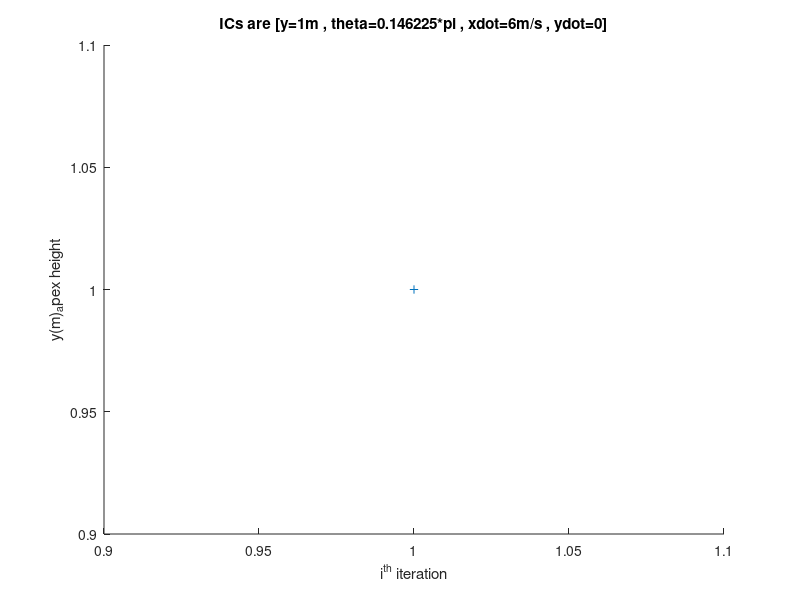

Here is the MATLAB script that generated this plot: (Note: this script raises an error after producing the figure.)
function data=poincare_map_apex(~)
%% 

g=9.81;                         %gravity acceleration 
k=20000;                       %spring constant
m=80;                          %mass
r_0=1;                         %rest length of leg
angle_of_attack=0.145*pi;%angle the model hold at beginning
%0.146225*pi

q_0=[1  angle_of_attack  6.5  0];  %initial conditions [y theta xdot ydot]

options_stance = odeset('RelTol',1e-5,'AbsTol',1e-4,'Events', @end_stance); 
options_flight_1 = odeset('RelTol',1e-5,'AbsTol',1e-4,'Events', @end_flight_1);
options_flight_2 = odeset('RelTol',1e-5,'AbsTol',1e-4,'Events', @end_flight_2);

time= 6000;
figure 
hold on 
%% 

for i=1:1000
   data(i).apex_state = [q_0(1)   angle_of_attack   q_0(3)    q_0(4)];
   %start at flight phase(terminate at touchdown event)
   [t,q,~,~,events_flight_1] =ode45(@flight_motion, [0,time] , ...
       [q_0(1)   angle_of_attack   q_0(3)    q_0(4)] , options_flight_1);
   time =time - t(end);
   q_0=[q(end,1) ,q(end,2),q(end,3),q(end,4)];
   %[From apex to touchdown]  Proceed to stance phase
   if events_flight_1 == 1
       %get initial conditions from the termination event of flight phase
       rdot_touchdown=-sin(angle_of_attack)*q_0(3)+cos(angle_of_attack)*q_0(4);
       thetadot_touchdown=(-cos(angle_of_attack)*q_0(3)-sin(angle_of_attack)*q_0(4))/r_0;
       
    [t,q,~,~,events_stance] =ode45(@stance_motion, [0,time] ,...
        [r_0  angle_of_attack  rdot_touchdown  thetadot_touchdown], options_stance);
    q_0=[ q(end,1),q(end,2),q(end,3),q(end,4)];
    time = time - t(end);
       %get initial conditions from the termination event of stance phase
       y_liftoff = r_0*cos(pi+q_0(2));
       theta_liftoff = pi+q_0(2);
       xdot_liftoff = -sin(pi+q_0(2))*q_0(3)-r_0*cos(pi+q_0(2))*q_0(4);
       ydot_liftoff = cos(pi+q_0(2))*q_0(3) - r_0*sin(pi+q_0(2))*q_0(4);
    
    %[From take-off to apex]   Proceed to flight phase(terminate at apex height)
           if events_stance == 1
        [t,q,~,~,~] =ode45(@flight_motion, [0,time] ,...
            [y_liftoff   theta_liftoff  xdot_liftoff    ydot_liftoff ], options_flight_2);
          q_0=[ q(end,1) ,q(end,2),q(end,3),q(end,4)];
           time = time - t(end);
          else 
              break
          end
   else
       break
   end
   plot(i,data(i).apex_state(:,1),'+');
    xlabel('i^{th} iteration');
    ylabel('y(m)_apex height');
    title('ICs are [y=1m , theta=0.146225*pi , xdot=6m/s , ydot=0]');
    
end
%% 

function dqdt=flight_motion(~,q)
%q=[y;theta;xdot;ydot]
%dqdt=[ydot;thetadot;xddot;yddot]
dqdt_1=q(4);
dqdt_2=0;
dqdt_3=0;
dqdt_4=-g;


dqdt=[dqdt_1;dqdt_2;dqdt_3;dqdt_4];

end


function dqdt=stance_motion(~,q)
%q=[r ; theta ; rdot ; thetadot]
%dqdt=[rdot ; thetadot ; rddot  ; thetaddot]

dqdt_1=q(3);
dqdt_2=q(4);
dqdt_3=-(k/m)*(q(1)-r_0)-g*cos(q(2))+q(1)*q(4)^2;
dqdt_4=(g*sin(q(2)))/q(1)-(2*q(3)*q(4))/q(1);


dqdt=[dqdt_1;dqdt_2;dqdt_3;dqdt_4];

end


%% 

function [value,isterminal,direction] = end_flight_1(~,q)
	%%Event 1 touchdown condition: 'y_touchdown' - 'r_0*cos(angle_of_attack)' =0;
    %%Event 2 fall down(point mass touch ground)
		value = [ q(1)-cos(angle_of_attack)*r_0,q(1),q(3)];
		isterminal = [ 1,1,1];
		direction =  [-1,-1,-1];
end


function [value,isterminal,direction] = end_flight_2(~,q)
	%%Event 1 reach apex height
		value = q(4);
		isterminal =1;
		direction = -1;
end



function [value,isterminal,direction] = end_stance(~,q)
    %%Event 1 takeoff condition
    %%Event 2 point mass touch ground
    %%Event 3 point mass touch ground
		value = [r_0-q(1),q(2)-pi/2,q(3),q(4)];
		isterminal = [1,1,1,1];
		direction = [-1,-1,-1,1];
end


end

